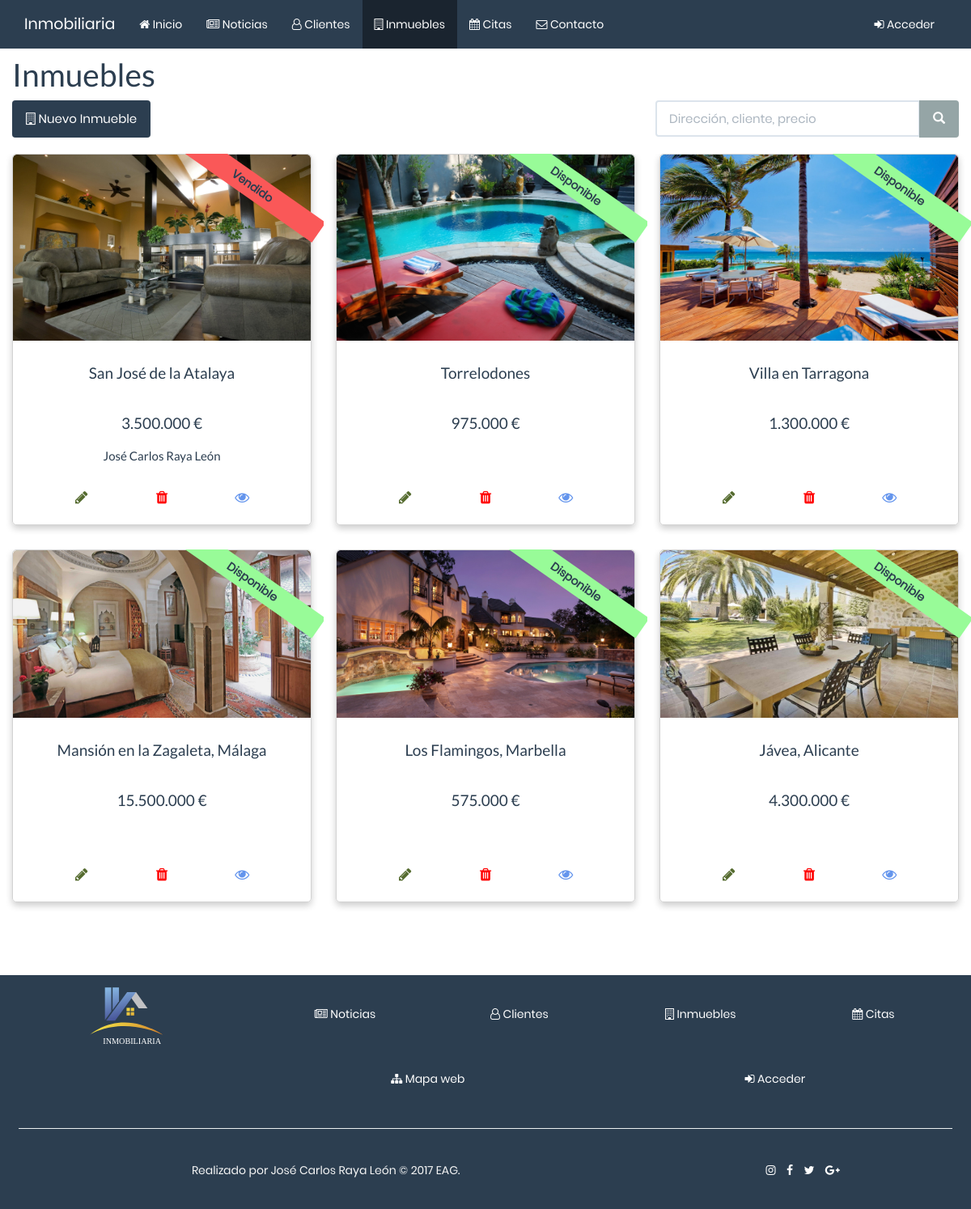
The app's page /php/inmuebles/inmuebles.php, older data.
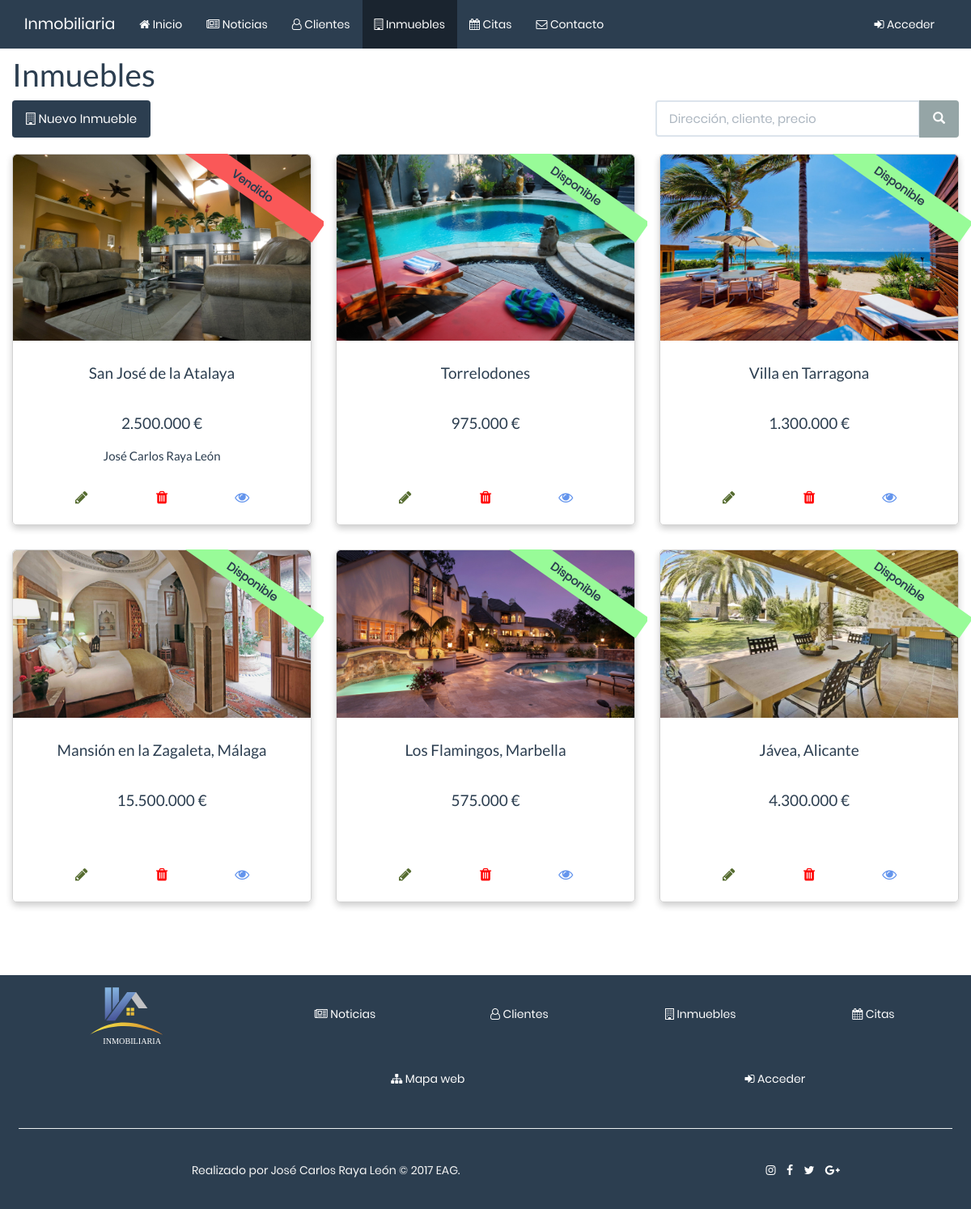
The same page, newer data.
### tables this page shows
CREATE TABLE `inmuebles` (
  `id` bigint(20) UNSIGNED NOT NULL,
  `direccion` varchar(150) NOT NULL,
  `descripcion` varchar(560) NOT NULL,
  `precio` decimal(12,2) NOT NULL,
  `id_cliente` bigint(20) NOT NULL,
  `imagen` varchar(50) NOT NULL
);

CREATE TABLE `clientes` (
  `id` bigint(20) UNSIGNED NOT NULL,
  `nombre` varchar(50) NOT NULL,
  `apellidos` varchar(50) NOT NULL,
  `direccion` varchar(150) NOT NULL,
  `telefono1` varchar(9) NOT NULL,
  `telefono2` varchar(9) NOT NULL
);

### php/inmuebles/inmuebles.php (the view, shortened to what the rows shown need)
<!DOCTYPE html>
<html lang="en">
<head>
    <?php include '../funciones.php';
    ?>
</head>
<body>
        <div class="container" id="wrap">
            <div class="row equal">
                <div class="col-md-12" id="ver">
                    <h1>Inmuebles</h1>
                    <br>
                    <?php
            if(isset($_POST['buscar'])){
            $busqueda = $_POST['buscar'];
                    $cons_bus_inm = "select inm.id id_inm, inm.direccion, inm.descripcion, inm.precio, inm.id_cliente, inm.imagen, cli.nombre
                                    from inmuebles inm, clientes cli
                                    where inm.id_cliente = cli.id
                                    and (inm.direccion like '%$busqueda%'
                                    or cli.nombre like '%$busqueda%'
                                    or inm.precio like '%$busqueda%')
                                    order by precio";
                    $inmuebles = db_query($cons_bus_inm);
                  ?>
            <div class="row">
            <?php
                $cont = 0;
            while($fila = mysqli_fetch_array($inmuebles, MYSQLI_ASSOC)){
                ?>
                     <div class="col-md-4 inmueble">
                                    <div class="card inmueble">
                                        <img src="../../img/inmuebles/<?php echo $fila['imagen']; ?>" alt="Card image" style="width: 100%">
                                        <?php
                                                    if($fila['id_cliente'] == 0){
                                                        ?>
                                                        <div class="disponibilidad" style="background-color:palegreen">
                                                                 <strong>Disponible</strong>
                                                        </div>
                                                        <?php
                                                    }else{
                                                        ?>
                                                        <div class="disponibilidad" style="background-color:#FA5858">
                                                            <strong>Vendido</strong>
                                                        </div>
                                                        <?php
                                                    }
                                                    ?>
                                        <div class="card-body">
                                            <div class="row">
                                                <div class="col-md-12">
                                                    <h4 class="card-title text-center">
                                                        <?php echo $fila['direccion']; ?>
                                                    </h4>
                                                </div>
                                            </div>
                                            <br>
                                            <div class="row text-center">
                                                <h4><?php echo number_format($fila['precio'], 0, ',', '.'); ?> €</h4>
                                            </div>
                                            <div class="row text-center">
                                               <?php
                                                        $cons_nombres = "select nombre, apellidos from clientes
                                                                            where id = $fila[id_cliente]";
                                                        $nombres = db_query($cons_nombres);
                                                        $nombre = mysqli_fetch_array($nombres);
                                                    if($fila['id_cliente'] != 0){
                                                    ?>
                                                        <h5><?php echo $nombre['nombre']." ".$nombre['apellidos'] ?></h5>
                                                        <?php
                                                    }else{
                                                        echo '<h5>&nbsp</h5>';
                                                    }
                                                ?>
                                            </div>
                                            <br>
                                            <div class="row center-block">
                                                <div class="col-xs-12">
                                                    <div class="col-xs-4 text-center"><span>
                                                        <a class="btn-m" href="mod_inmueble.php?id=<?php echo $fila['id_inm'] ?>">
                                                        <span class="fa fa-pencil"></span></a>
                                                    </span>
                                                    </div>
                                                    <div class="col-xs-4 text-center">
                                                        <a class="btn-r" href="del_inmueble.php?id=<?php echo $fila['id_inm'] ?>">
                                                        <span class="fa fa-trash"></span></a>
                                                    </div>
                                                    <div class="col-xs-4 text-center">
                                                            <a class="btn-e" href="inmueble.php?id=<?php echo $fila['id_inm'] ?>">
                                                            <span class="fa fa-eye"></span></a>
                                                    </div>
                                                </div>
                                            </div>
                                        </div>
                                    </div>
                                </div>
                            <?php
                    $cont++;
                                if ($cont % 3 == 0)
                                {
                ?> </div><div class="row"> <?php
                                }
            }
            db_close();
            ?>
                        <?php
            }else{
            $cons_inmuebles = "select * from inmuebles";
            $inmuebles = db_query($cons_inmuebles);
            ?>
            <div class="row">
            <?php
                $cont = 0;
            while($fila = mysqli_fetch_array($inmuebles, MYSQLI_ASSOC)){
                ?>
                     <div class="col-md-4 inmueble">
                                    <div class="card inmueble">
                                        <img src="../../img/inmuebles/<?php echo $fila['imagen']; ?>" alt="Card image" style="width: 100%">
                                        <?php
                                                    if($fila['id_cliente'] == 0){
                                                        ?>
                                                        <div class="disponibilidad" style="background-color:palegreen">
                                                                 <strong>Disponible</strong>
                                                        </div>
                                                        <?php
                                                    }else{
                                                        ?>
                                                        <div class="disponibilidad" style="background-color:#FA5858">
                                                            <strong>Vendido</strong>
                                                        </div>
                                                        <?php
                                                    }
                                                    ?>
                                        <div class="card-body">
                                            <div class="row">
                                                <div class="col-md-12">
                                                    <h4 class="card-title text-center">
                                                        <?php echo $fila['direccion']; ?>
                                                    </h4>
                                                </div>
                                            </div>
                                            <br>
                                            <div class="row text-center">
                                                <h4><?php echo number_format($fila['precio'], 0, ',', '.'); ?> €</h4>
                                            </div>
                                            <div class="row text-center">
                                               <?php
                                                        $cons_nombres = "select nombre, apellidos from clientes
                                                                            where id = $fila[id_cliente]";
                                                        $nombres = db_query($cons_nombres);
                                                        $nombre = mysqli_fetch_array($nombres);
                                                    if($fila['id_cliente'] != 0){
                                                    ?>
                                                        <h5><?php echo $nombre['nombre']." ".$nombre['apellidos'] ?></h5>
                                                        <?php
                                                    }else{
                                                        echo '<h5>&nbsp</h5>';
                                                    }
                                                ?>
                                            </div>
                                            <br>
                                            <div class="row center-block">
                                                <div class="col-xs-12">
                                                    <div class="col-xs-4 text-center"><span>
                                                        <a class="btn-m" href="mod_inmueble.php?id=<?php echo $fila['id'] ?>">
                                                        <span class="fa fa-pencil"></span></a>
                                                    </span>
                                                    </div>
                                                    <div class="col-xs-4 text-center">
                                                        <a class="btn-r" href="del_inmueble.php?id=<?php echo $fila['id'] ?>">
                                                        <span class="fa fa-trash"></span></a>
                                                    </div>
                                                    <div class="col-xs-4 text-center">
                                                            <a class="btn-e" href="inmueble.php?id=<?php echo $fila['id'] ?>">
                                                            <span class="fa fa-eye"></span></a>
                                                    </div>
                                                </div>
                                            </div>
                                        </div>
                                    </div>
                                </div>
                            <?php
                    $cont++;
                                if ($cont % 3 == 0)
                                {
                ?> </div><div class="row"> <?php
                                }
            }
            }
        ?>
                </div>
            </div>
        </div>
    </div>
</body>
</html>

Row changes from the older to the newer data that the page shows:
changed inmuebles "San José de la Atalaya": precio "3.500.000" → "2.500.000"
